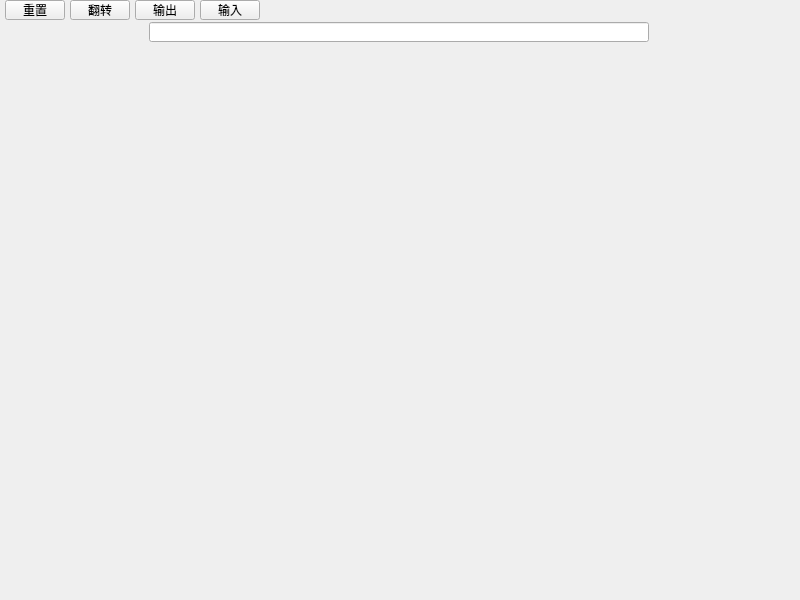
<?xml version="1.0" encoding="UTF-8"?>
<ui version="4.0">
 <class>Widget</class>
 <widget class="QWidget" name="Widget">
  <property name="geometry">
   <rect>
    <x>0</x>
    <y>0</y>
    <width>800</width>
    <height>600</height>
   </rect>
  </property>
  <property name="windowTitle">
   <string>Widget</string>
  </property>
  <layout class="QVBoxLayout" name="verticalLayout">
   <property name="spacing">
    <number>2</number>
   </property>
   <property name="leftMargin">
    <number>0</number>
   </property>
   <property name="topMargin">
    <number>0</number>
   </property>
   <property name="rightMargin">
    <number>2</number>
   </property>
   <property name="bottomMargin">
    <number>2</number>
   </property>
   <item>
    <layout class="QHBoxLayout" name="horizontalLayout">
     <property name="spacing">
      <number>5</number>
     </property>
     <property name="leftMargin">
      <number>5</number>
     </property>
     <item>
      <widget class="QPushButton" name="pushButtonReset">
       <property name="sizePolicy">
        <sizepolicy hsizetype="Fixed" vsizetype="Fixed">
         <horstretch>0</horstretch>
         <verstretch>0</verstretch>
        </sizepolicy>
       </property>
       <property name="minimumSize">
        <size>
         <width>60</width>
         <height>20</height>
        </size>
       </property>
       <property name="maximumSize">
        <size>
         <width>60</width>
         <height>20</height>
        </size>
       </property>
       <property name="text">
        <string>重置</string>
       </property>
      </widget>
     </item>
     <item>
      <widget class="QPushButton" name="pushButtonChange">
       <property name="sizePolicy">
        <sizepolicy hsizetype="Minimum" vsizetype="Fixed">
         <horstretch>0</horstretch>
         <verstretch>0</verstretch>
        </sizepolicy>
       </property>
       <property name="minimumSize">
        <size>
         <width>60</width>
         <height>20</height>
        </size>
       </property>
       <property name="maximumSize">
        <size>
         <width>60</width>
         <height>20</height>
        </size>
       </property>
       <property name="text">
        <string>翻转</string>
       </property>
      </widget>
     </item>
     <item>
      <widget class="QPushButton" name="pushButtonOut">
       <property name="minimumSize">
        <size>
         <width>60</width>
         <height>20</height>
        </size>
       </property>
       <property name="maximumSize">
        <size>
         <width>60</width>
         <height>20</height>
        </size>
       </property>
       <property name="text">
        <string>输出</string>
       </property>
      </widget>
     </item>
     <item>
      <widget class="QPushButton" name="pushButtonInput">
       <property name="sizePolicy">
        <sizepolicy hsizetype="Minimum" vsizetype="Fixed">
         <horstretch>0</horstretch>
         <verstretch>0</verstretch>
        </sizepolicy>
       </property>
       <property name="minimumSize">
        <size>
         <width>60</width>
         <height>20</height>
        </size>
       </property>
       <property name="maximumSize">
        <size>
         <width>60</width>
         <height>20</height>
        </size>
       </property>
       <property name="text">
        <string>输入</string>
       </property>
      </widget>
     </item>
     <item>
      <spacer name="horizontalSpacer">
       <property name="orientation">
        <enum>Qt::Horizontal</enum>
       </property>
       <property name="sizeHint" stdset="0">
        <size>
         <width>40</width>
         <height>20</height>
        </size>
       </property>
      </spacer>
     </item>
    </layout>
   </item>
   <item>
    <layout class="QHBoxLayout" name="horizontalLayout_2">
     <property name="spacing">
      <number>0</number>
     </property>
     <item>
      <widget class="QLineEdit" name="lineEdit">
       <property name="minimumSize">
        <size>
         <width>0</width>
         <height>0</height>
        </size>
       </property>
       <property name="maximumSize">
        <size>
         <width>500</width>
         <height>20</height>
        </size>
       </property>
      </widget>
     </item>
    </layout>
   </item>
   <item>
    <spacer name="verticalSpacer">
     <property name="orientation">
      <enum>Qt::Vertical</enum>
     </property>
     <property name="sizeHint" stdset="0">
      <size>
       <width>20</width>
       <height>40</height>
      </size>
     </property>
    </spacer>
   </item>
  </layout>
 </widget>
 <resources/>
 <connections/>
</ui>
